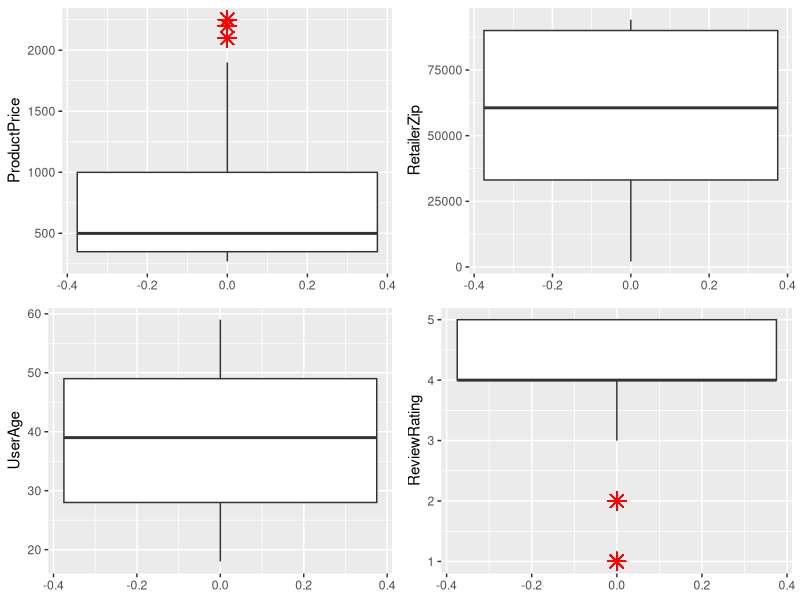

Source code (R):
library(tidyverse)
customers<-read_delim('data/Customer Review.csv',delim = ',')
summary(customers)
# detect outliers
library(gridExtra)
p1<-ggplot(customers,aes(y=ProductPrice))+geom_boxplot(outlier.colour = "red",outlier.shape = 8,outlier.size = 4)
p2<-ggplot(customers,aes(y=RetailerZip))+geom_boxplot(outlier.colour = "red",outlier.shape = 8,outlier.size = 4)
p3<-ggplot(customers,aes(y=UserAge))+geom_boxplot(outlier.colour = "red",outlier.shape = 8,outlier.size = 4)
p4<-ggplot(customers,aes(y=ReviewRating))+geom_boxplot(outlier.colour = "red",outlier.shape = 8,outlier.size = 4)

grid.arrange(p1,p2,p3,p4,nrow=2,ncol=2)

mean_price=mean(customers$ProductPrice)
mean_review=mean(customers$ReviewRating)

IQRCal<-function(Q1,Q3){
  IQR = Q3-Q1
  S = IQR*1.5
  UB = Q3+S
  LB = Q1-S
  result = c(LB,UB)
  return (result)
}

price_IQR=IQRCal(quantile(customers$ProductPrice,0.25),quantile(customers$ProductPrice,0.75))
review_IQR=IQRCal(quantile(customers$ReviewRating,0.25),quantile(customers$ReviewRating,0.75))

#replace the outliers with mean
customers$ProductPrice.fix<-ifelse(between(customers$ProductPrice,price_IQR[1],price_IQR[2]),customers$ProductPrice,mean_price)
customers$ReviewRating.fix<-ifelse(between(customers$ReviewRating,review_IQR[1],review_IQR[2]),customers$ReviewRating,mean_review)
